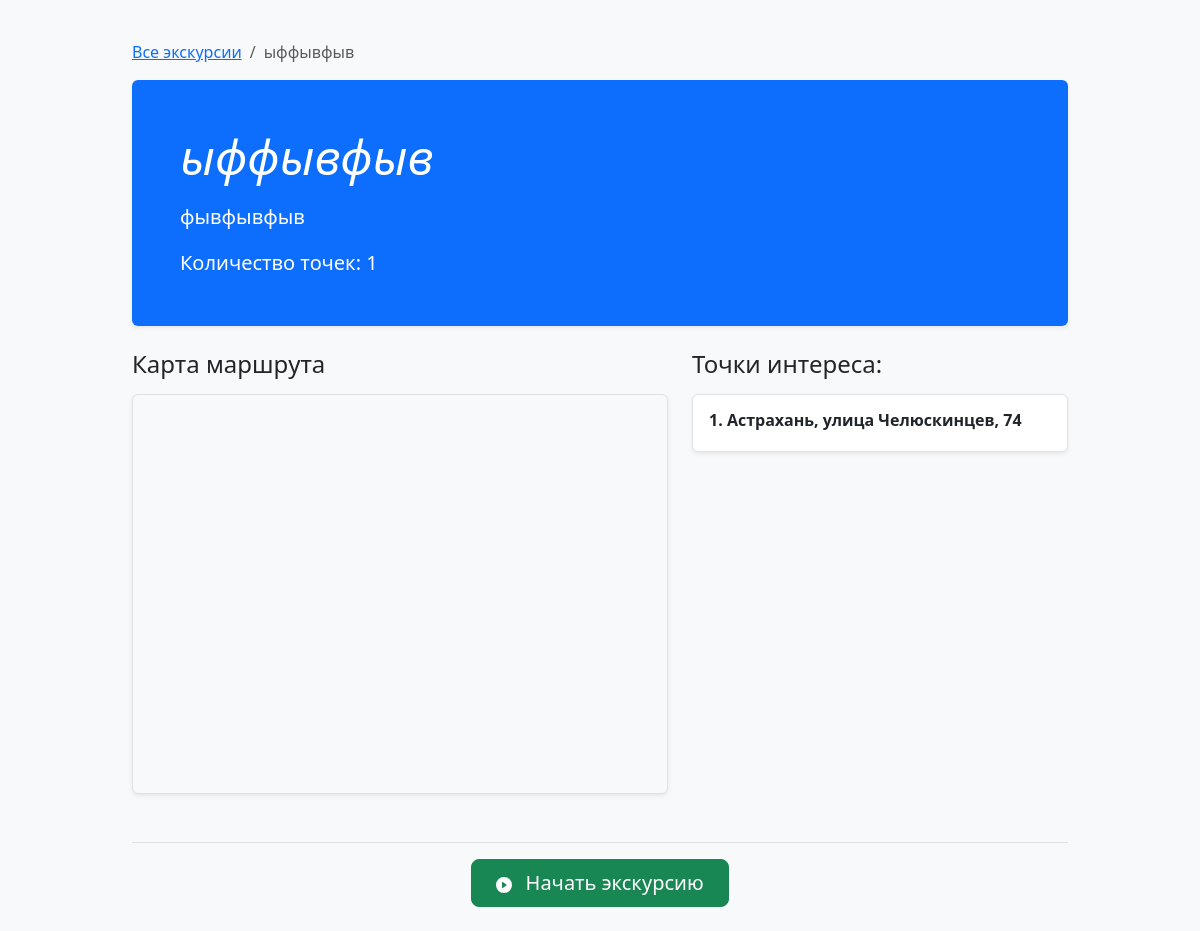
/excursions/2/, run on the app's committed database.
### excursions/models.py (models this page shows, shortened)
class Tour(models.Model):
    title = models.CharField(max_length=200, verbose_name="Название экскурсии")
    description = models.TextField(blank=True, null=True, verbose_name="Описание экскурсии")
    author = models.ForeignKey(
        settings.AUTH_USER_MODEL, # Используем настройку AUTH_USER_MODEL
        on_delete=models.CASCADE, # или models.SET_NULL, если хочешь сохранять экскурсии после удаления автора
        related_name='tours_created', # Имя для обратной связи от пользователя к его экскурсиям
        verbose_name="Автор",
        null=True, # Временно разрешим NULL, чтобы не ломать существующие экскурсии без автора
        blank=True # И в форме это поле не будет обязательным (мы его заполним программно)
    )
    created_at = models.DateTimeField(auto_now_add=True, verbose_name="Дата создания")
    updated_at = models.DateTimeField(auto_now=True, verbose_name="Дата обновления")
    class Meta:
        verbose_name = "Экскурсия"
        verbose_name_plural = "Экскурсии"
        ordering = ['-created_at']

class PointOfInterest(models.Model):
    tour = models.ForeignKey(Tour, on_delete=models.CASCADE, related_name="points", verbose_name="Экскурсия")
    name = models.CharField(max_length=150, verbose_name="Название точки")
    description = models.TextField(verbose_name="Описание точки", blank=True, null=True) # <--- ДОБАВЬ blank=True, null=True
    latitude = models.FloatField(verbose_name="Широта")
    longitude = models.FloatField(verbose_name="Долгота")
    order = models.PositiveIntegerField(default=0, verbose_name="Порядок в маршруте", help_text="Порядковый номер точки в экскурсии, начиная с 0.")
    custom_image = models.ImageField(
        upload_to='poi_images/',
        blank=True,
        null=True,
        verbose_name="Изображение точки",
        help_text="Загрузите изображение для этой точки."
    )
    class Meta:
        verbose_name = "Точка интереса"
        verbose_name_plural = "Точки интереса"
        ordering = ['tour', 'order']

### excursions/views.py (the view)
# urls.py: path('<int:tour_id>/', views.tour_detail_view, name='tour_detail'),
def tour_detail_view(request, tour_id):
    tour = get_object_or_404(Tour.objects.prefetch_related('points'), id=tour_id)
    points_data = []
    for point in tour.points.all().order_by('order'): # Убедимся что точки отсортированы
        points_data.append({
            'name': point.name,
            'latitude': point.latitude,
            'longitude': point.longitude,
            'order': point.order
        })
    context = {
        'tour': tour,
        'points_data_json': json.dumps(points_data), # Передаем JSON с точками
        'page_title': tour.title,
        'yandex_maps_api_key': settings.YANDEX_MAPS_API_KEY
    }
    return render(request, 'excursions/tour_detail.html', context)

### templates/excursions/tour_detail.html (shortened to what this page needs)
{% load static %}
<!DOCTYPE html>
<html lang="ru">
<head>
    <link href="https://cdn.jsdelivr.net/npm/bootstrap@5.3.2/dist/css/bootstrap.min.css" rel="stylesheet">
</head>
<body>
    <div class="container py-4">
        <nav aria-label="breadcrumb" class="mb-3">
            <ol class="breadcrumb">
                <li class="breadcrumb-item"><a href="{% url 'excursions:tour_list' %}">Все экскурсии</a></li>
                <li class="breadcrumb-item active" aria-current="page">{{ tour.title }}</li>
            </ol>
        </nav>
        <div class="p-4 p-md-5 mb-4 rounded hero-header shadow-sm">
            <div class="col-lg-10 px-0">
                <h1 class="display-5 fst-italic">{{ tour.title }}</h1>
                {% if tour.description %}
                    <p class="lead my-3">{{ tour.description }}</p>
                {% endif %}
                <p class="lead mb-0">
                    Количество точек: {{ tour.points.count }}
                </p>
            </div>
        </div>
        {% if tour.points.all %}
            <div class="row g-4 mb-4">
                <div class="col-md-7">
                    <h4 class="mb-3">Карта маршрута</h4>
                    <div id="tour-preview-map">
                    </div>
                </div>
                <div class="col-md-5">
                    <h4 class="mb-3">Точки интереса:</h4>
                    <div class="list-group shadow-sm rounded">
                        {% for point in tour.points.all|dictsort:"order" %}
                            <div class="list-group-item point-list-item py-3">
                                <div class="d-flex w-100 justify-content-between">
                                     <h6 class="mb-1"><strong>{{ forloop.counter }}. {{ point.name }}</strong></h6>
                                </div>
                            </div>
                        {% endfor %}
                    </div>
                </div>
            </div>
        {% endif %}
        <div class="d-grid gap-2 d-sm-flex justify-content-sm-center mt-4 pt-3 border-top">
            {% if tour.points.all %}
            <a href="{% url 'excursions:tour_play' tour_id=tour.id %}" class="btn btn-success btn-lg px-4 gap-3">
                <svg xmlns="http://www.w3.org/2000/svg" width="16" height="16" fill="currentColor" class="bi bi-play-circle-fill me-2" viewBox="0 0 16 16">
                    <path d="M16 8A8 8 0 1 1 0 8a8 8 0 0 1 16 0M6.79 5.093A.5.5 0 0 0 6 5.5v5a.5.5 0 0 0 .79.407l3.5-2.5a.5.5 0 0 0 0-.814z"/>
                </svg>
                Начать экскурсию
            </a>
            {% else %}
             <a href="{% url 'excursions:add_points_to_tour' tour_id=tour.id %}" class="btn btn-info btn-lg px-4">
                Добавить точки в экскурсию
            </a>
            {% endif %}
        </div>
    </div>
</body>
</html>

### templates/excursions/tour_detail.html (style rules this page uses)
body { padding-top: 1rem; background-color: #f8f9fa; }
.container { max-width: 960px; }
#tour-preview-map { width: 100%; height: 400px; margin-bottom: 1.5rem; border-radius: 0.375rem; border: 1px solid #dee2e6; box-shadow: 0 .125rem .25rem rgba(0,0,0,.075); }
.point-list-item { background-color: #fff; border-radius: .25rem; }
.hero-header { background-color: #0d6efd; color: white; }

### data on the page
Tour: title "ыффывфыв", description "фывфывфыв", points.count "1"
PointOfInterest: name "Астрахань, улица Челюскинцев, 74"
